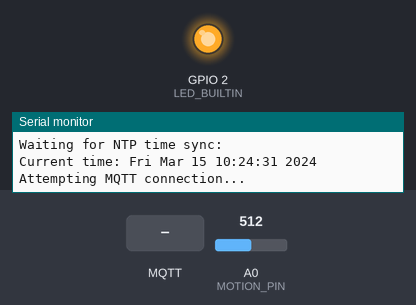
Recording of a sketch running on a simulated ESP8266 (NodeMCU). Shown: output pins drawn as LEDs (lit = HIGH, except the on-board LED, lit = LOW), the last lines printed to the serial monitor. Inputs (shaded band) come from the test bench; at power-on: A0 (MOTION_PIN) = 512. WiFi joins after 1.5 s; servers stay silent unless stated; the local clock reads 2024-03-15 10:24:30 at power-on unless the sketch sets it; random numbers use the default seed unless the sketch sets one; no MQTT or app messages arrive unless stated.

Above: at 2.7 s.
2.8 s: MQTT message "false" arrives on the first subscribed topic
At 3.7 s:
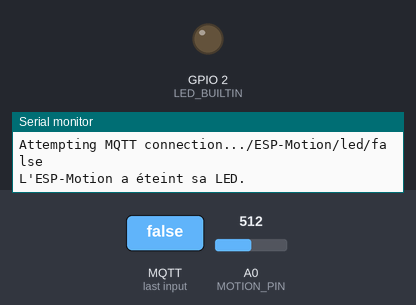
5.8 s: MQTT message "true" arrives on the first subscribed topic
At 6.3 s:
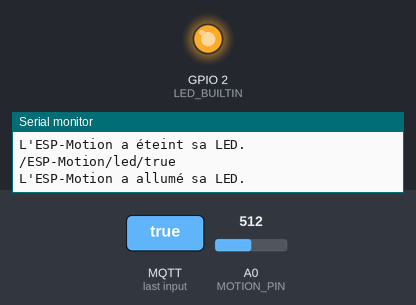
Timing chart, 0 to 8.8 s (numbered marks = the images above; inputs shaded):
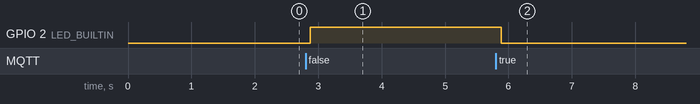

Measured:
- after the input at 2.8 s, GPIO 2 (LED_BUILTIN): LOW → HIGH after 0.07 s
- after the input at 5.8 s, GPIO 2 (LED_BUILTIN): HIGH → LOW after 0.08 s

The sketch:

mqtt-motion-sensor.ino
```cpp
// Certificat pour la connexion sécurisée MQTT
static const char ca_cert[] PROGMEM = R"EOF(
-----BEGIN CERTIFICATE-----
MIIDXzCCAkegAwIBAgIUUqVmTigzEdD+eM3cbSmzJSAjDVYwDQYJKoZIhvcNAQEL
BQAwPzELMAkGA1UEBhMCRlIxDDAKBgNVBAgMA0JGQzEUMBIGA1UEBwwLTW9udGJl
bGlhcmQxDDAKBgNVBAoMA0lVVDAeFw0yNDA0MDIwODUwNTBaFw0yOTA0MDIwODUw
NTBaMD8xCzAJBgNVBAYTAkZSMQwwCgYDVQQIDANCRkMxFDASBgNVBAcMC01vbnRi
ZWxpYXJkMQwwCgYDVQQKDANJVVQwggEiMA0GCSqGSIb3DQEBAQUAA4IBDwAwggEK
AoIBAQCyB9umJs1hPCWJ3ARI2XN8R+dBYuLK8HPV+NRTt9AtOMh98GOddvc7OQFK
lHYERBRksKotzLvV9PPMKsqP+1cfyOUSAj/yPVgIJoBkCIsT5yfWtYlX2ZpIp11G
MwaGvG2j8ws28IZXwfMyGwYQ1eMT9pFY3ukcKAC/nLs9/sk5ja9LXLUaaKQVJD9r
elBaqLAEFFE8bmJi9gQNqXGnO5w2e8veemP7d1Sgv3qyjNM+aJRhq8Kq+1GlM4Hs
Hgt/4tCJdaaWfkv9IoJy9HbKOlg3kNB2MGab2CZCR0dMRuWeFOtgKW6dAvRx8E/h
M40oNqe1ZbZARwOeQHZckKPzF9sxAgMBAAGjUzBRMB0GA1UdDgQWBBR5BM1A0mzb
M4ZYXX76by6HHoN9CjAfBgNVHSMEGDAWgBR5BM1A0mzbM4ZYXX76by6HHoN9CjAP
BgNVHRMBAf8EBTADAQH/MA0GCSqGSIb3DQEBCwUAA4IBAQAUMXELqYKkawUiPwrU
DafNbBnggWUGAuU4oiQe8dAGk6/usLq5hx64E4SU3jECRLiK2ifzE2wlEMBeVv2e
QGZIeL6k7JTDFuS+fTvokD3SQVn5qy0VhalqQF3dmtvg7m+c6I50ZMVEBsXdniMB
tA3XTyJeSaGWGtN2SMhIYrhJjpx/NcsLDqfh07B9txKJaKtfMiMlGI5Z/3PQ/7gr
ohxPIjHvomi03C/YA7PP1CuZdzerT9z6WReXtRcG40ddsspKg6MqnxeybtP+qoT2
POZe/GCOAGGsJS6MpLYmsM3XzG3kEJggJrpAQWUvl59b9m9G1ePJ+FfE/oHyb4PE
H6gS
-----END CERTIFICATE-----
)EOF";

#include <ESP8266WiFi.h>
#include <PubSubClient.h>

// Paramètres du réseau WiFi
const char* ssid = "GRP-1-IOM";
const char* password = "Porygon-Z#1";

// Paramètres MQTT
const char* MqttUser = "GRP-1-IOM";
const char* MqttPass = "Porygon-Z#1";
const char* mqtt_server = "192.168.1.50";
const int MOTION_PIN = A0;
const char* mqtt_topic = "/Sensor/Motion/";
const char* ESPName = "ESP-Motion";

// Client MQTT et connexion sécurisée
BearSSL::WiFiClientSecure espClient;
PubSubClient client(espClient);

// Variables pour le capteur de mouvement
int lastMotionState = LOW;
unsigned long lastMotionTime = 0;
const unsigned long MOTION_TIMEOUT = 5 * 60 * 1000; // 5 minutes en millisecondes
bool motionMessageSent = false; // Variable pour garder une trace de l'envoi du message "0"
bool motionDetectedPreviously = false; // Variable pour garder une trace de l'état précédent du capteur
unsigned long lastChangeTime = 0; // Variable pour garder une trace du dernier changement d'état

void setClock() {
  // Configuration de l'heure à partir de serveurs NTP
  configTime(3 * 3600, 0, "pool.ntp.org", "time.nist.gov");
  Serial.print("Waiting for NTP time sync: ");
  time_t now = time(nullptr);
  while (now < 8 * 3600 * 2) {
    delay(500);
    Serial.print(".");
    now = time(nullptr);
  }
  Serial.println("");
  struct tm timeinfo;
  gmtime_r(&now, &timeinfo);
  Serial.print("Current time: ");
  Serial.print(asctime(&timeinfo));
}

void setup_wifi() {
  // Configuration de la connexion WiFi
  delay(10);
  Serial.println();
  Serial.print("Connecting to ");
  Serial.println(ssid);
  WiFi.mode(WIFI_STA);
  WiFi.begin(ssid, password);
  while (WiFi.status() != WL_CONNECTED) {
    delay(500);
    Serial.print(".");
  }
  randomSeed(micros());
  Serial.println("");
  Serial.println("WiFi connected");
  Serial.println("IP address: ");
  Serial.println(WiFi.localIP());
}

void onMqttMessage(char* topic, byte* payload, unsigned int length) {
  //Serial.print("Message reçu [");
  Serial.print(topic);
  //Serial.print("] ");

  // Convertir le payload en une chaîne de caractères
  String payloadStr = "";
  for (int i = 0; i < length; i++) {
    payloadStr += (char)payload[i];
  }
  Serial.println(payloadStr);

  // Comparer la chaîne de caractères du payload avec "true" ou "false"
  if(payloadStr == "true"){
    // Allumer la LED
    digitalWrite(LED_BUILTIN, LOW);
    Serial.print("L'");
    Serial.print(ESPName);
    Serial.println(" a allumé sa LED.");
  } else if(payloadStr == "false"){
    // Eteindre la LED
    digitalWrite(LED_BUILTIN, HIGH);
    Serial.print("L'");
    Serial.print(ESPName);
    Serial.println(" a éteint sa LED.");
  }
}

void reconnect() {
  // Reconnexion au broker MQTT
  char err_buf[256];
  while (!client.connected()) {
    Serial.print("Attempting MQTT connection...");
    String clientId = "ESP8266Client-";
    clientId += String(random(0xffff), HEX);
    if (client.connect(clientId.c_str(), MqttUser, MqttPass)) {
      // S'abonner au topic de la LED
      char SubTopic[50];
      sprintf(SubTopic, "/%s/led/", ESPName);
      client.subscribe(SubTopic);
    } else {
      Serial.print("failed, rc=");
      Serial.println(client.state());
      espClient.getLastSSLError(err_buf, sizeof(err_buf));
      Serial.print("SSL error: ");
      Serial.println(err_buf);
      Serial.println(" try again in 5 seconds");
      delay(5000);
    }
  }
}

void setup() {
  // Initialisation du programme
  Serial.begin(115200);

  //Configuration du certificat
  BearSSL::X509List *serverTrustedCA = new BearSSL::X509List(ca_cert);
  espClient.setTrustAnchors(serverTrustedCA);
  espClient.setInsecure();

  // Configuration de la connexion WiFi
  setup_wifi();

  // Configuration de l'heure à partir de serveurs NTP
  setClock();

  // Configuration du client MQTT
  client.setServer(mqtt_server, 8883);
  client.setCallback(onMqttMessage);

  // Configuration de la broche pour le capteur de mouvement
  pinMode(MOTION_PIN, INPUT);
  // Configuration de la led interne
  pinMode(LED_BUILTIN, OUTPUT);
}

void loop() {
  // Boucle principale du programme
  if (!client.connected()) {
    reconnect();
  }
  client.loop();

  // Lecture de la valeur du capteur de mouvement
  int motionDetected = (analogRead(MOTION_PIN) > 900) ? HIGH : LOW;
  unsigned long currentTime = millis();

  if (motionDetected != lastMotionState) {
    lastMotionState = motionDetected;
    lastMotionTime = currentTime;
    if (motionDetected == HIGH) {
      // Si un mouvement est détecté
      Serial.println("Motion detected");
      if (!motionDetectedPreviously) {
        // Si c'est le premier mouvement détecté depuis la dernière détection
        client.publish(mqtt_topic, "1"); // Envoyer un message MQTT
        motionDetectedPreviously = true;
      }
    }
  } else if (motionDetected == LOW && currentTime - lastMotionTime >= MOTION_TIMEOUT && !motionMessageSent) {
    // Si aucun mouvement n'est détecté depuis un certain temps et qu'aucun message "0" n'a été envoyé
    Serial.println("No motion detected for 5 minutes.");
    client.publish(mqtt_topic, "0"); // Envoyer un message MQTT
    motionDetectedPreviously = false;
    motionMessageSent = true;
  } else if (motionDetected == HIGH && currentTime - lastMotionTime >= MOTION_TIMEOUT) {
    // Si un mouvement est détecté depuis un certain temps
    Serial.println("Du mouvement depuis 5 minutes");
    client.publish(mqtt_topic, "1"); // Envoyer un message MQTT
    lastMotionTime = currentTime;
  } else if (motionDetected == HIGH) {
    // Si un mouvement est détecté
    motionMessageSent = false;
  }

  delay(100);
}
```
